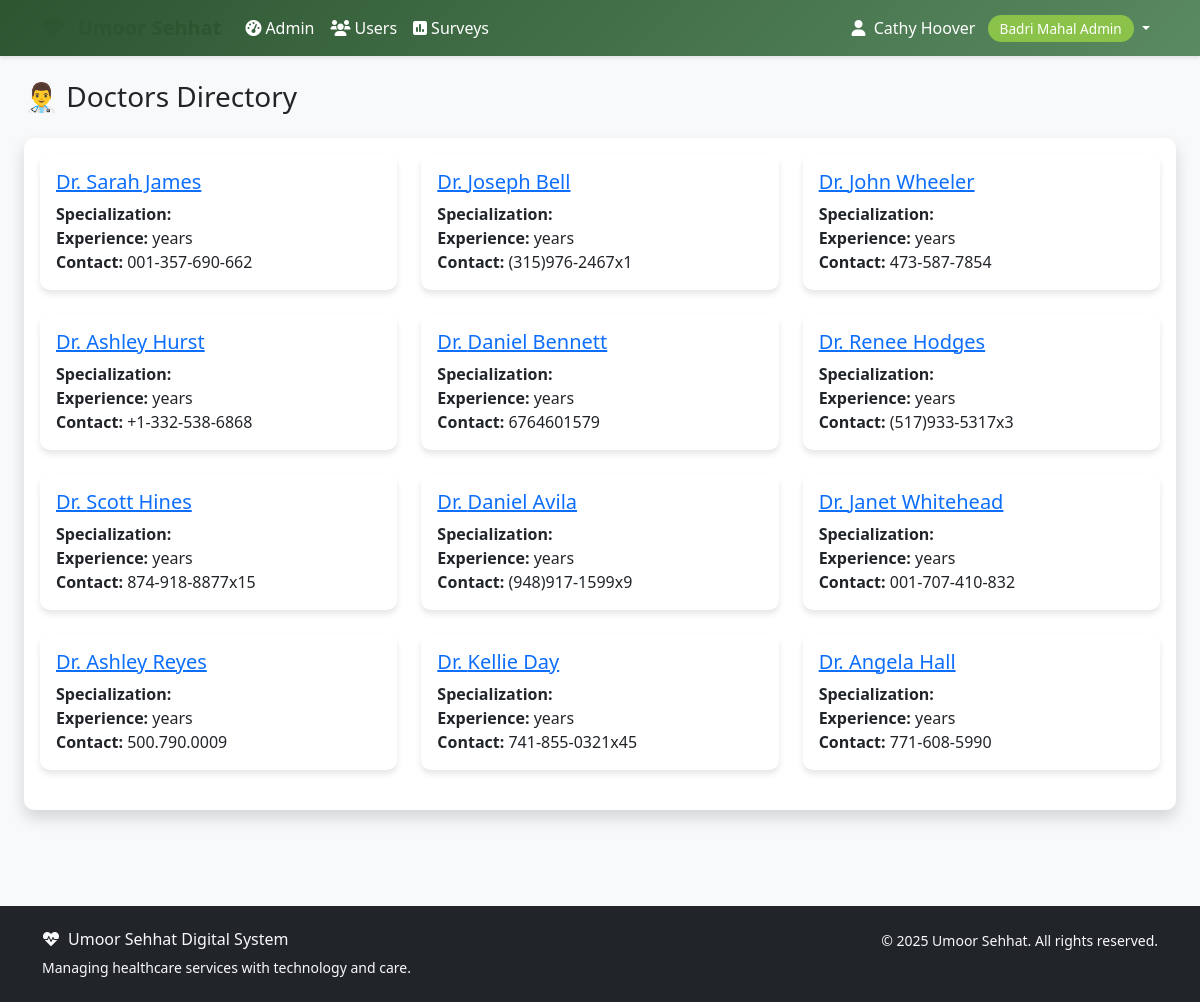
The app's page /doctordirectory/doctors/ (signed in) with its own data.
### accounts/models.py (models this page shows, shortened)
class User(AbstractUser):
    ROLE_CHOICES = [
        ('aamil', 'Aamil'),
        ('moze_coordinator', 'Moze Coordinator'),
        ('doctor', 'Doctor'),
        ('student', 'Student'),
        ('badri_mahal_admin', 'Badri Mahal Admin'),
    ]
    role = models.CharField(max_length=20, choices=ROLE_CHOICES, default='student')
    its_id = models.CharField(
        max_length=8,
        unique=True,
        null=True,
        blank=True,
        validators=[RegexValidator(
            regex=r'^\d{8}$',
            message='ITS ID must be exactly 8 digits',
            code='invalid_its_id'
        )],
        help_text='8-digit ITS ID'
    )
    phone_number = models.CharField(max_length=15, blank=True, null=True)
    profile_photo = models.ImageField(upload_to='profile_photos/', blank=True, null=True)
    arabic_name = models.CharField(max_length=100, blank=True, null=True)
    age = models.PositiveIntegerField(blank=True, null=True)
    verified_certificate = models.FileField(upload_to='certificates/', blank=True, null=True)
    specialty = models.CharField(max_length=100, blank=True, null=True)
    college = models.CharField(max_length=100, blank=True, null=True)  # For students
    specialization = models.CharField(max_length=100, blank=True, null=True)  # For students
    created_at = models.DateTimeField(auto_now_add=True)
    updated_at = models.DateTimeField(auto_now=True)
    def get_full_name(self):
        if self.arabic_name:
            return self.arabic_name
        return super().get_full_name() or self.username
    @property
    def is_aamil(self):
        return self.role == 'aamil'
    @property
    def is_moze_coordinator(self):
        return self.role == 'moze_coordinator'
    @property
    def is_doctor(self):
        return self.role == 'doctor'
    @property
    def is_student(self):
        return self.role == 'student'
    @property
    def is_admin(self):
        return self.role == 'badri_mahal_admin' or self.is_superuser
    class Meta:
        verbose_name = 'User'
        verbose_name_plural = 'Users'
        ordering = ['first_name', 'last_name']

### doctordirectory/models.py (models this page shows, shortened)
class Doctor(models.Model):
    user = models.OneToOneField(
        settings.AUTH_USER_MODEL,
        on_delete=models.CASCADE,
        related_name='doctordirectory_profile',
        limit_choices_to={'role': 'doctor'}
    )
    name = models.CharField(max_length=100)  # Can be different from user's name
    its_id = models.CharField(
        max_length=8,
        unique=True,
        validators=[RegexValidator(
            regex=r'^\d{8}$',
            message='ITS ID must be exactly 8 digits'
        )]
    )
    specialty = models.CharField(max_length=100)
    qualification = models.CharField(max_length=200, blank=True, null=True)
    experience_years = models.PositiveIntegerField(default=0)
    verified_certificate = models.FileField(upload_to='doctor_certificates/', blank=True, null=True)
    assigned_moze = models.ForeignKey(
        Moze,
        on_delete=models.SET_NULL,
        null=True,
        blank=True,
        related_name='assigned_doctors'
    )
    is_verified = models.BooleanField(default=False)
    is_available = models.BooleanField(default=True)
    license_number = models.CharField(max_length=50, blank=True, null=True)
    consultation_fee = models.DecimalField(max_digits=10, decimal_places=2, default=0.00)
    phone = models.CharField(max_length=15, blank=True, null=True)
    email = models.EmailField(blank=True, null=True)
    address = models.TextField(blank=True, null=True)
    languages_spoken = models.CharField(max_length=200, blank=True, null=True, help_text='Comma-separated languages')
    bio = models.TextField(blank=True, null=True)
    created_at = models.DateTimeField(auto_now_add=True)
    updated_at = models.DateTimeField(auto_now=True)
    class Meta:
        verbose_name = 'Doctor'
        verbose_name_plural = 'Doctors'
        ordering = ['name']

### doctordirectory/views.py (the view, shortened to what this page needs)
# urls.py: path('doctors/', views.DoctorListView.as_view(), name='doctor_list'),
class DoctorListView(LoginRequiredMixin, ListView):
    model = Doctor
    template_name = 'doctordirectory/doctor_list.html'
    context_object_name = 'doctors'
    paginate_by = 12
    def get_queryset(self):
        queryset = Doctor.objects.filter(is_verified=True).select_related('user', 'assigned_moze')
        search = self.request.GET.get('search')
        specialty = self.request.GET.get('specialty')
        if specialty:
            queryset = queryset.filter(user__specialty__icontains=specialty)
        available = self.request.GET.get('available')
        if available == 'true':
            today = timezone.now().date()
            queryset = queryset.filter(
                availabilities__date=today,
                availabilities__is_available=True
            )
        return queryset.distinct()
    def get_context_data(self, **kwargs):
        context = super().get_context_data(**kwargs)
        context['search_query'] = self.request.GET.get('search', '')
        context['specialty_filter'] = self.request.GET.get('specialty', '')
        context['available_filter'] = self.request.GET.get('available', '')
        context['specialties'] = Doctor.objects.filter(
            is_verified=True,
            user__specialty__isnull=False
        ).exclude(user__specialty='').values_list('user__specialty', flat=True).distinct()
        return context

### templates/doctordirectory/doctor_list.html (shortened to what this page needs)
{% extends 'base.html' %}
{% block content %}
<div class="container-fluid">
    <div class="row mb-4">
        <div class="col-12">
            <h1 class="h3 mb-0 text-gray-800">👨‍⚕️ Doctors Directory</h1>
        </div>
    </div>
    <div class="card shadow mb-4">
        <div class="card-body">
            {% if doctors %}
                <div class="row">
                    {% for doctor in doctors %}
                    <div class="col-md-6 col-lg-4 mb-4">
                        <div class="card h-100">
                            <div class="card-body">
                                <h5 class="card-title">
                                    <a href="{% url 'doctordirectory:doctor_detail' doctor.pk %}">Dr. {{ doctor.user.get_full_name }}</a>
                                </h5>
                                <p class="card-text">
                                    <strong>Specialization:</strong> {{ doctor.specialization }}<br>
                                    <strong>Experience:</strong> {{ doctor.years_of_experience }} years<br>
                                    <strong>Contact:</strong> {{ doctor.user.phone_number }}
                                </p>
                            </div>
                        </div>
                    </div>
                    {% endfor %}
                </div>
            {% else %}
                <p class="text-muted">No doctors registered yet.</p>
            {% endif %}
        </div>
    </div>
</div>
{% endblock %}

### templates/base.html (shortened to what this page needs)
<!DOCTYPE html>
<html lang="en">
<head>
    <link href="https://cdn.jsdelivr.net/npm/bootstrap@5.3.0/dist/css/bootstrap.min.css" rel="stylesheet">
    <link href="https://cdnjs.cloudflare.com/ajax/libs/font-awesome/6.0.0/css/all.min.css" rel="stylesheet">
</head>
<body>
    <nav class="navbar navbar-expand-lg navbar-custom">
        <div class="container">
            <a class="navbar-brand text-white" href="{% url 'dashboard' %}">
                <i class="fas fa-heartbeat me-2"></i>
            </a>
            <div class="collapse navbar-collapse" id="navbarNav">
                {% if user.is_authenticated %}
                    <ul class="navbar-nav me-auto">
                        {% if user.is_admin %}
                            <li class="nav-item">
                                <a class="nav-link" href="{% url 'admin:index' %}">
                                    <i class="fas fa-tachometer-alt me-1"></i>Admin
                                </a>
                            </li>
                            <li class="nav-item">
                                <a class="nav-link" href="{% url 'accounts:user_list' %}">
                                    <i class="fas fa-users me-1"></i>Users
                                </a>
                            </li>
                        {% endif %}
                        <li class="nav-item">
                            <a class="nav-link" href="#">
                                <i class="fas fa-poll me-1"></i>Surveys
                            </a>
                        </li>
                    </ul>
                    <ul class="navbar-nav">
                        <li class="nav-item dropdown">
                            <a class="nav-link dropdown-toggle" href="#" id="navbarDropdown" role="button" data-bs-toggle="dropdown">
                                <i class="fas fa-user me-1"></i>
                                {{ user.get_full_name|default:user.username }}
                                <span class="role-badge ms-2">{{ user.get_role_display }}</span>
                            </a>
                        </li>
                    </ul>
                {% endif %}
            </div>
        </div>
    </nav>
    <main class="container-fluid py-4">
        {% block content %}{% endblock %}
    </main>
    <footer class="bg-dark text-light py-4 mt-5">
        <div class="container">
            <div class="row">
                <div class="col-md-6">
                    <h6><i class="fas fa-heartbeat me-2"></i>Umoor Sehhat Digital System</h6>
                    <p class="small mb-0">Managing healthcare services with technology and care.</p>
                </div>
                <div class="col-md-6 text-md-end">
                    <p class="small mb-0">
                        &copy; {% now "Y" %} Umoor Sehhat. All rights reserved.
                    </p>
                </div>
            </div>
        </div>
    </footer>
</body>
</html>

### templates/base.html (style rules this page uses)
:root { --primary-color: #2c5530; --secondary-color: #5a8a61; --accent-color: #8bc34a; --text-dark: #2d3436; --bg-light: #f8f9fa; }
body { font-family: 'Segoe UI', Tahoma, Geneva, Verdana, sans-serif; background-color: var(--bg-light); }
.navbar-brand { font-weight: bold; color: var(--primary-color) !important; }
.navbar-custom { background: linear-gradient(135deg, var(--primary-color), var(--secondary-color)); box-shadow: 0 2px 4px rgba(0,0,0,.1); }
.navbar-custom .navbar-nav .nav-link { color: white !important; font-weight: 500; transition: all 0.3s ease; }
.card { border: none; border-radius: 10px; box-shadow: 0 4px 6px rgba(0,0,0,.1); transition: transform 0.3s ease; }
.role-badge { background: var(--accent-color); color: white; padding: 4px 12px; border-radius: 20px; font-size: 0.85rem; font-weight: 500; }

### records on screen
User: get_full_name "Cathy Hoover", role "Badri Mahal Admin"
Doctor: user.get_full_name "Sarah James", user.phone_number "001-357-690-662"
Doctor: user.get_full_name "Joseph Bell", user.phone_number "(315)976-2467x1"
Doctor: user.get_full_name "John Wheeler", user.phone_number "473-587-7854"
Doctor: user.get_full_name "Ashley Hurst", user.phone_number "+1-332-538-6868"
Doctor: user.get_full_name "Daniel Bennett", user.phone_number "6764601579"
Doctor: user.get_full_name "Renee Hodges", user.phone_number "(517)933-5317x3"
Doctor: user.get_full_name "Scott Hines", user.phone_number "874-918-8877x15"
Doctor: user.get_full_name "Daniel Avila", user.phone_number "(948)917-1599x9"
Doctor: user.get_full_name "Janet Whitehead", user.phone_number "001-707-410-832"
Doctor: user.get_full_name "Ashley Reyes", user.phone_number "500.790.0009"
Doctor: user.get_full_name "Kellie Day", user.phone_number "741-855-0321x45"
Doctor: user.get_full_name "Angela Hall", user.phone_number "771-608-5990"
